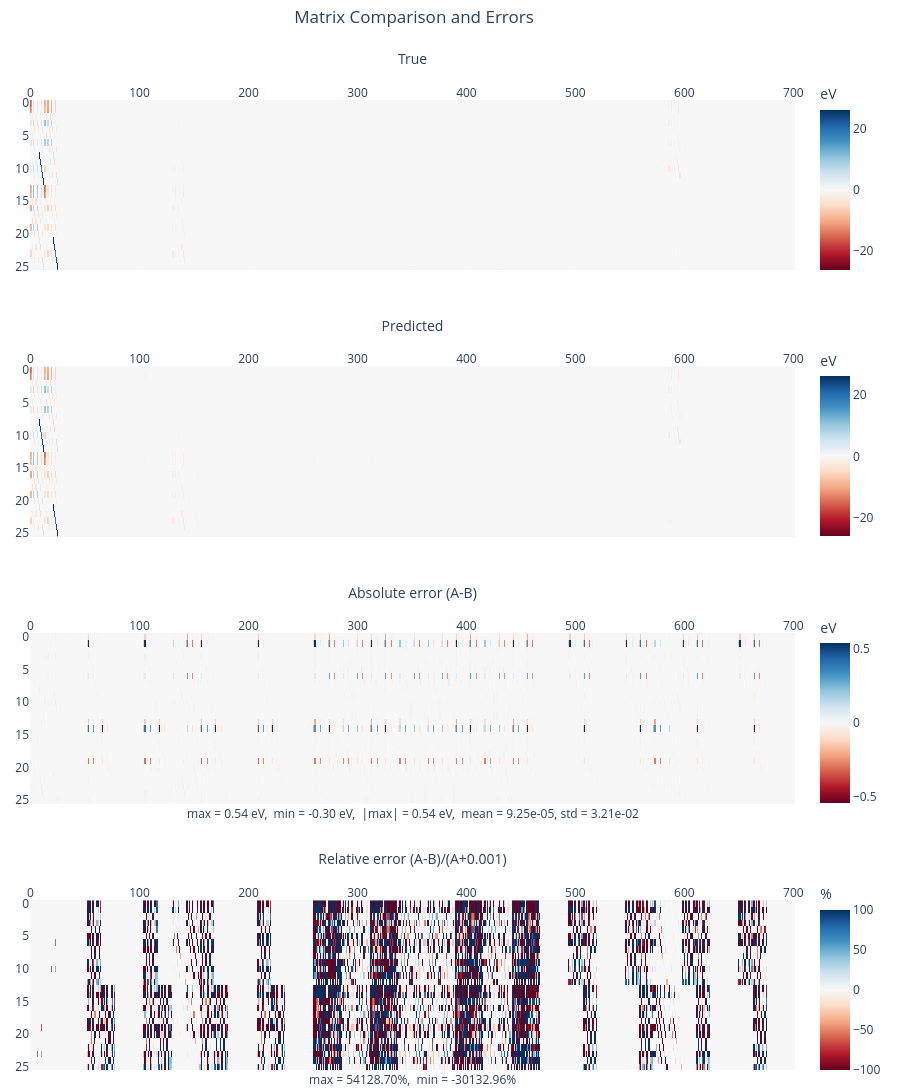
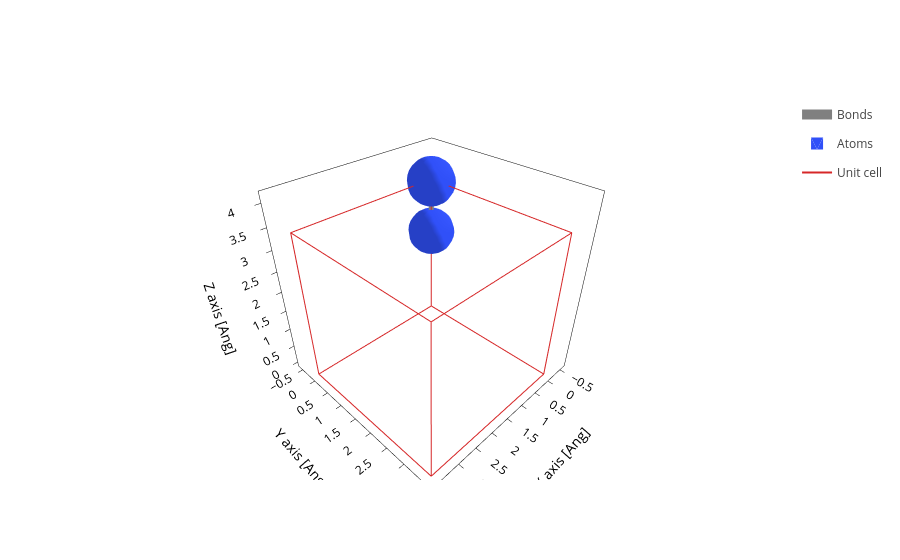

The notebook cell saved with these charts, in order:
### Code cell
# Visualize the structure and hamiltonians
from graph2mat4abn.tools.plot import plot_error_matrices_big

plot_error_matrices_big(h_true.todense(), h_pred.todense())
geometry.plot()

### Figure 1 — Plotly figure (JSON) as saved in the notebook; plotly's stock layout.template omitted (floating-point values rounded to 4 significant figures; data arrays with more than 128 entries replaced by an {"elided": "..."} marker saying what was removed)
{"data": [{"colorbar": {"len": 0.21, "title": {"text": "eV"}, "y": 0.92}, "colorscale": [[0, "rgb(103,0,31)"], [0.1, "rgb(178,24,43)"], [0.2, "rgb(214,96,77)"], [0.3, "rgb(244,165,130)"], [0.4, "rgb(253,219,199)"], [0.5, "rgb(247,247,247)"], [0.6, "rgb(209,229,240)"], [0.7, "rgb(146,197,222)"], [0.8, "rgb(67,147,195)"], [0.9, "rgb(33,102,172)"], [1, "rgb(5,48,97)"]], "type": "heatmap", "xaxis": "x", "yaxis": "y", "z": {"elided": "26x702 float values"}, "zmax": 26.13, "zmin": -26.13}, {"colorbar": {"len": 0.21, "title": {"text": "eV"}, "y": 0.645}, "colorscale": [[0, "rgb(103,0,31)"], [0.1, "rgb(178,24,43)"], [0.2, "rgb(214,96,77)"], [0.3, "rgb(244,165,130)"], [0.4, "rgb(253,219,199)"], [0.5, "rgb(247,247,247)"], [0.6, "rgb(209,229,240)"], [0.7, "rgb(146,197,222)"], [0.8, "rgb(67,147,195)"], [0.9, "rgb(33,102,172)"], [1, "rgb(5,48,97)"]], "type": "heatmap", "xaxis": "x2", "yaxis": "y2", "z": {"elided": "26x702 float values"}, "zmax": 26.13, "zmin": -26.13}, {"colorbar": {"len": 0.21, "title": {"text": "eV"}, "y": 0.37}, "colorscale": [[0, "rgb(103,0,31)"], [0.1, "rgb(178,24,43)"], [0.2, "rgb(214,96,77)"], [0.3, "rgb(244,165,130)"], [0.4, "rgb(253,219,199)"], [0.5, "rgb(247,247,247)"], [0.6, "rgb(209,229,240)"], [0.7, "rgb(146,197,222)"], [0.8, "rgb(67,147,195)"], [0.9, "rgb(33,102,172)"], [1, "rgb(5,48,97)"]], "type": "heatmap", "xaxis": "x3", "yaxis": "y3", "z": {"elided": "26x702 float values"}, "zmax": 0.5413, "zmin": -0.5413}, {"colorbar": {"len": 0.21, "title": {"text": "%"}, "y": 0.095}, "colorscale": [[0, "rgb(103,0,31)"], [0.1, "rgb(178,24,43)"], [0.2, "rgb(214,96,77)"], [0.3, "rgb(244,165,130)"], [0.4, "rgb(253,219,199)"], [0.5, "rgb(247,247,247)"], [0.6, "rgb(209,229,240)"], [0.7, "rgb(146,197,222)"], [0.8, "rgb(67,147,195)"], [0.9, "rgb(33,102,172)"], [1, "rgb(5,48,97)"]], "type": "heatmap", "xaxis": "x4", "yaxis": "y4", "z": {"elided": "26x702 float values"}, "zmax": 100, "zmin": -100}], "layout": {"annotations": [{"align": "center", "font": {"size": 12, "weight": 400}, "showarrow": false, "text": "max = 0.54 eV,  min = -0.30 eV,  |max| = 0.54 eV,  mean = 9.25e-05, std = 3.21e-02", "x": 0.5, "xref": "x3 domain", "y": -0.12, "yref": "y3 domain"}, {"align": "center", "font": {"size": 12, "weight": 400}, "showarrow": false, "text": "max = 54128.70%,  min = -30132.96%", "x": 0.5, "xref": "x4 domain", "y": -0.12, "yref": "y4 domain"}], "font": {"size": 12}, "height": 1200, "margin": {"b": 20, "l": 30, "t": 100}, "title": {"text": "Matrix Comparison and Errors", "x": 0.46, "y": 0.99}, "width": 900, "xaxis": {"anchor": "y", "domain": [0, 1], "side": "top", "title": {"text": "True "}}, "xaxis2": {"anchor": "y2", "domain": [0, 1], "side": "top", "title": {"text": "Predicted "}}, "xaxis3": {"anchor": "y3", "domain": [0, 1], "side": "top", "title": {"text": "Absolute error (A-B)"}}, "xaxis4": {"anchor": "y4", "domain": [0, 1], "side": "top", "title": {"text": "Relative error (A-B)/(A+0.001)"}}, "yaxis": {"anchor": "x", "autorange": "reversed", "domain": [0.825, 1]}, "yaxis2": {"anchor": "x2", "autorange": "reversed", "domain": [0.55, 0.725]}, "yaxis3": {"anchor": "x3", "autorange": "reversed", "domain": [0.275, 0.45]}, "yaxis4": {"anchor": "x4", "autorange": "reversed", "domain": [0, 0.175]}}}

### Figure 2 — Plotly figure (JSON) as saved in the notebook; plotly's stock layout.template omitted (floating-point values rounded to 4 significant figures; data arrays with more than 128 entries replaced by an {"elided": "..."} marker saying what was removed)
{"data": [{"line": {"color": "gray", "width": 10}, "meta": {}, "mode": "lines", "name": "Bonds", "opacity": 1, "type": "scatter3d", "x": [0.0, 0.0, 0.0, 0.0, 0.0, 0.0, 0.0, 0.0, 0.0, 0.0, 0.0, 0.0, 0.0, 0.0, 0.0, 0.0, 0.0, 0.0, 0.0, 0.0, NaN], "y": [0.0, 0.0, 0.0, 0.0, 0.0, 0.0, 0.0, 0.0, 0.0, 0.0, 0.0, 0.0, 0.0, 0.0, 0.0, 0.0, 0.0, 0.0, 0.0, 0.0, NaN], "z": [3.548, 3.481, 3.415, 3.349, 3.282, 3.216, 3.15, 3.083, 3.017, 2.95, 2.884, 2.818, 2.751, 2.685, 2.619, 2.552, 2.486, 2.419, 2.353, 2.287, NaN]}, {"alphahull": 0, "color": "#3050F8", "hovertemplate": "%{meta.position}", "legendgroup": "Atoms", "meta": {"meta": {"Atoms_i": 0}, "position": "(0.00, 0.00, 3.55)"}, "name": "Atoms", "opacity": 1, "showlegend": true, "showscale": false, "type": "mesh3d", "x": {"elided": "225 float values"}, "y": {"elided": "225 float values"}, "z": {"elided": "225 float values"}}, {"alphahull": 0, "color": "#3050F8", "hovertemplate": "%{meta.position}", "legendgroup": "Atoms", "meta": {"meta": {"Atoms_i": 1}, "position": "(0.00, 0.00, 2.29)"}, "name": "Atoms", "opacity": 1, "showlegend": false, "showscale": false, "type": "mesh3d", "x": {"elided": "225 float values"}, "y": {"elided": "225 float values"}, "z": {"elided": "225 float values"}}, {"meta": {}, "mode": "lines", "name": "Unit cell", "type": "scatter3d", "x": [0.0, 0.0, 3.6, 3.6, 0.0, 0.0, NaN, 0.0, 0.0, 0.0, 3.6, 3.6, 0.0, NaN, 3.6, 3.6, NaN, 3.6, 3.6], "y": [0.0, 3.6, 3.6, 3.6, 3.6, 3.6, NaN, 3.6, 0.0, 0.0, 0.0, 0.0, 0.0, NaN, 3.6, 0.0, NaN, 3.6, 0.0], "z": [0.0, 0.0, 0.0, 3.6, 3.6, 0.0, NaN, 3.6, 3.6, 0.0, 0.0, 3.6, 3.6, NaN, 0.0, 0.0, NaN, 3.6, 3.6]}], "layout": {"scene": {"aspectmode": "data", "xaxis": {"title": {"text": "X axis [Ang]"}}, "yaxis": {"title": {"text": "Y axis [Ang]"}}, "zaxis": {"title": {"text": "Z axis [Ang]"}}}, "xaxis": {"scaleanchor": "y", "scaleratio": 1, "title": {"text": "X axis [Ang]"}}, "yaxis": {"title": {"text": "Y axis [Ang]"}}}}
